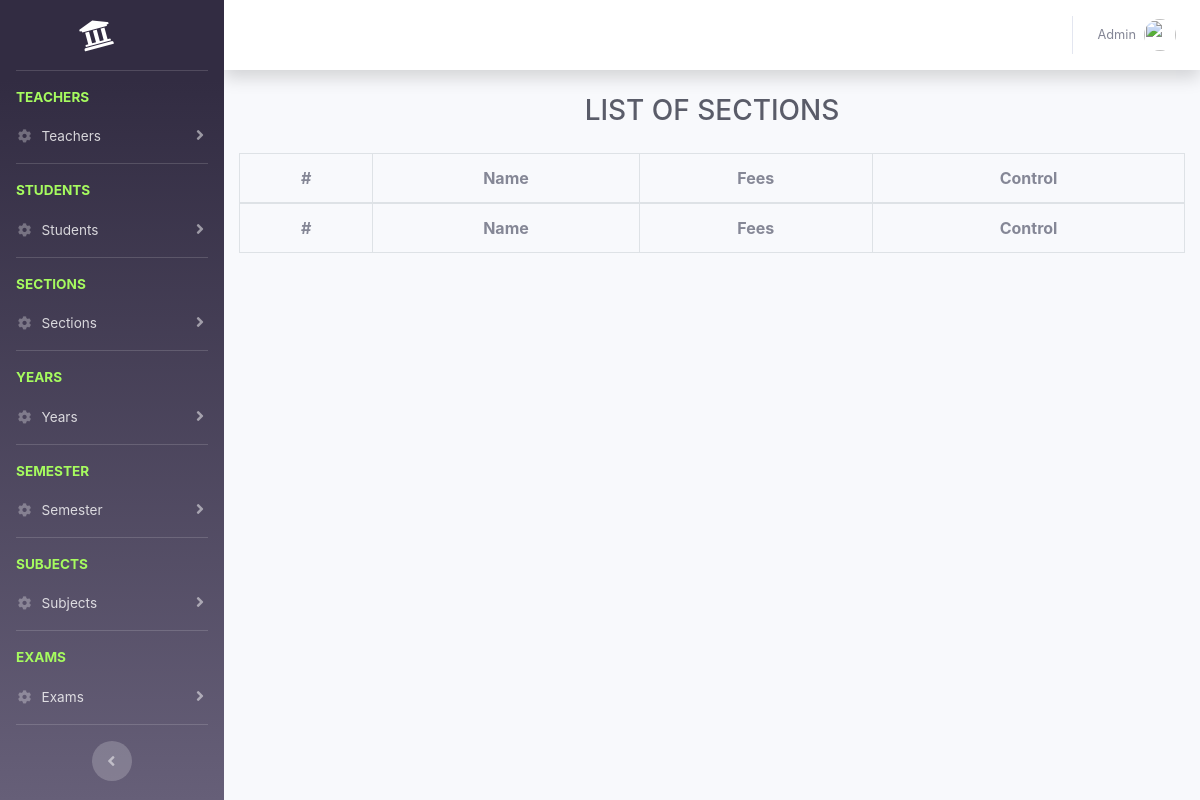
The page /admins/all-section.php (signed in) on the database as committed earlier.
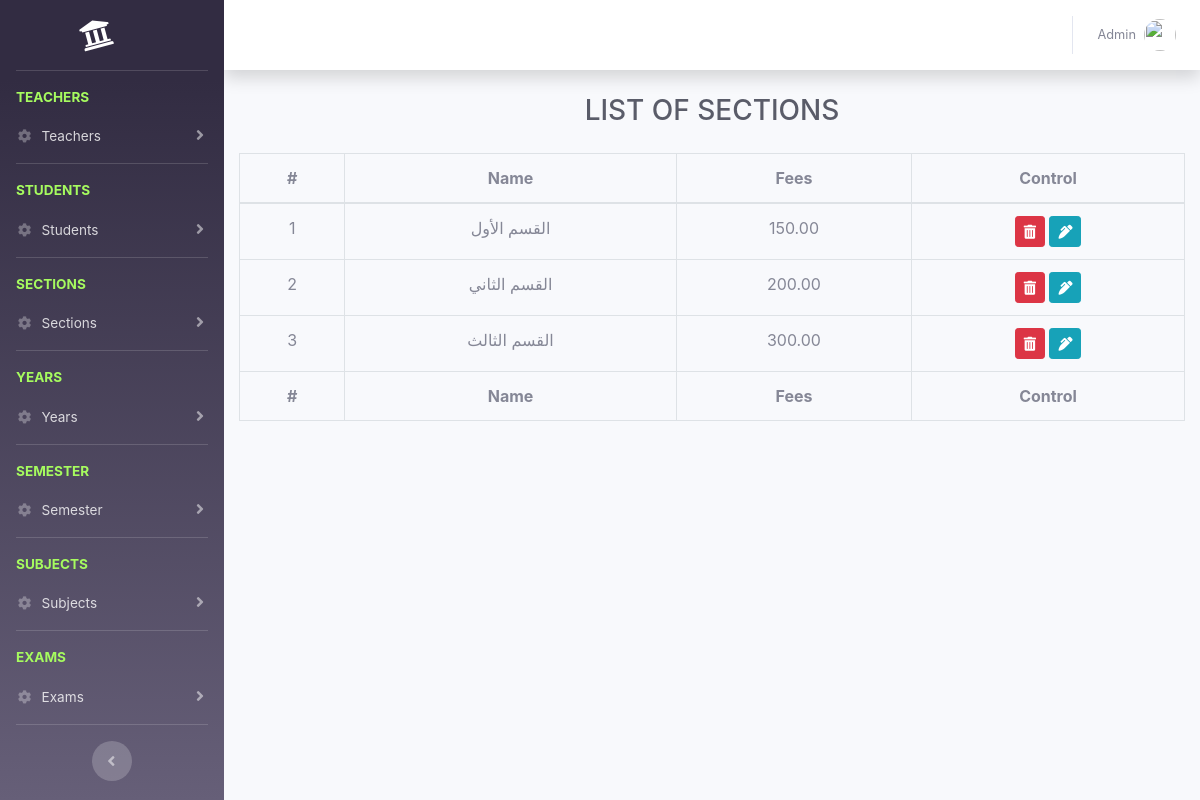
The same page on the database as committed later.
### tables this page shows
CREATE TABLE `sections` (
  `id` int(11) NOT NULL,
  `name` varchar(100) NOT NULL,
  `fees` decimal(10,2) NOT NULL
);

### admins/all-section.php (the view, shortened to what this page needs)
<?php
require('../connection.php');
include('../layout/header.php');
include('layout/sidebar.php');
include('layout/topnav.php');
$sql = "SELECT * FROM sections";
$result = mysqli_query($conn, $sql);
$sections = $result->fetch_all(MYSQLI_ASSOC);
?>
<div class="container-fluid">
    <div class="d-sm-flex align-items-center justify-content-between mb-4">
        <h1 class="m-auto h3 mb-0 text-gray-800 text-uppercase">list of sections</h1>
    </div>
    <div class="row">
        <div class="col-md-12">
        </div>
        <div class="col-md-12">
            <table class="table table-bordered sections_table">
                <thead>
                <tr class="text-center">
                    <th>#</th>
                    <th>Name</th>
                    <th>Fees</th>
                    <th>Control</th>
                </tr>
                </thead>
                <tbody>
                    <?php
                    foreach ($sections as $section) { ?>
                        <tr class="text-center">
                            <td><?= $section['id']?></td>
                            <td><?= $section['name']?></td>
                            <td><?= $section['fees']?></td>
                            <td>
                                <a href="#" data-toggle="modal" data-target="#delete_modal" data-href="<?=APP?>/controllers/sections/delete.php?id=<?=$section['id']?>" class="btn btn-danger btn-sm delete_link"><i class="fa fa-trash-alt"></i></a>
                                <a data-toggle="modal" data-target="#edit_modal" href="#" data-href="<?=APP?>/controllers/sections/get_info.php?id=<?=$section['id']?>" class="btn btn-info btn-sm edit_link"><i class="fa fa-pen-alt"></i></a>
                            </td>
                        </tr>
                    <?php } ?>
                </tbody>
                <tfoot>
                <tr class="text-center">
                    <th>#</th>
                    <th>Name</th>
                    <th>Fees</th>
                    <th>Control</th>
                </tr>
                </tfoot>
            </table>
        </div>
    </div>
</div>
<?php include('../layout/footer.php');?>

Rows that differ between the two databases and show on the page:
added sections: id "1", name "القسم الأول", fees "150.00"
added sections: id "2", name "القسم الثاني", fees "200.00"
added sections: id "3", name "القسم الثالث", fees "300.00"
